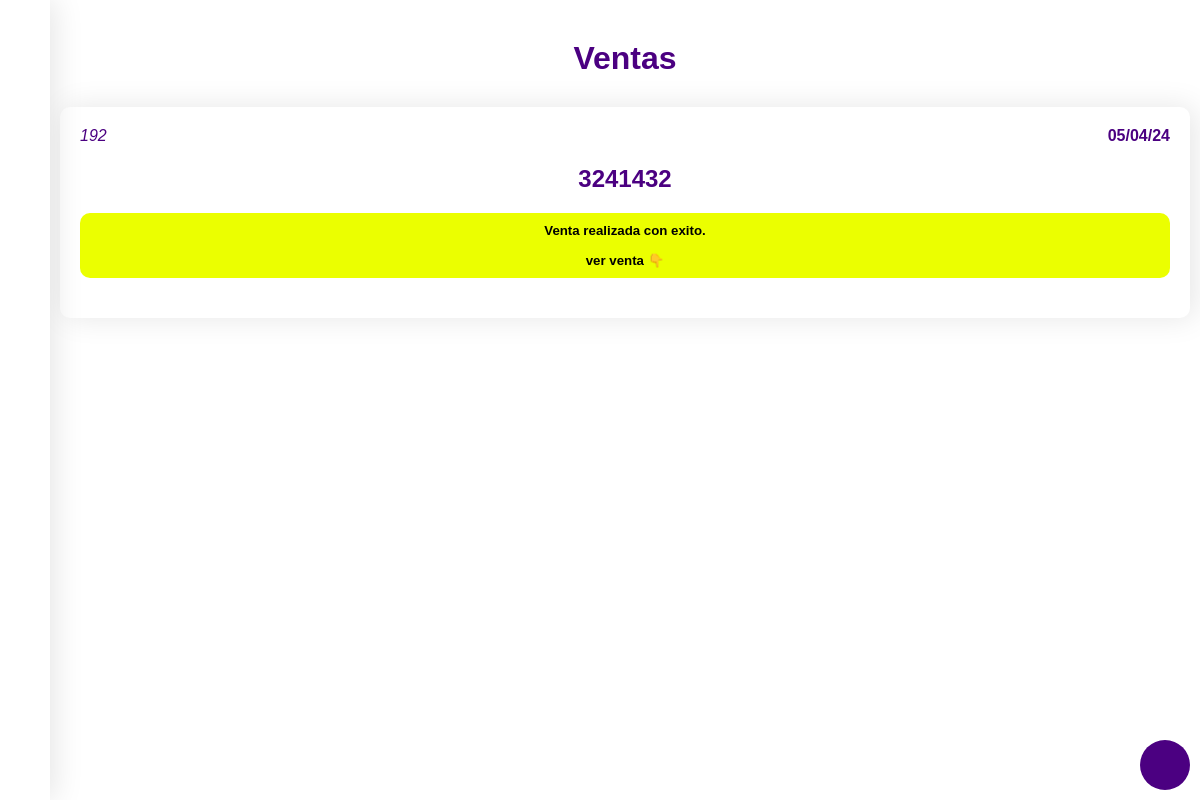
/ventas/ (signed in), run on an earlier commit of the app's database.
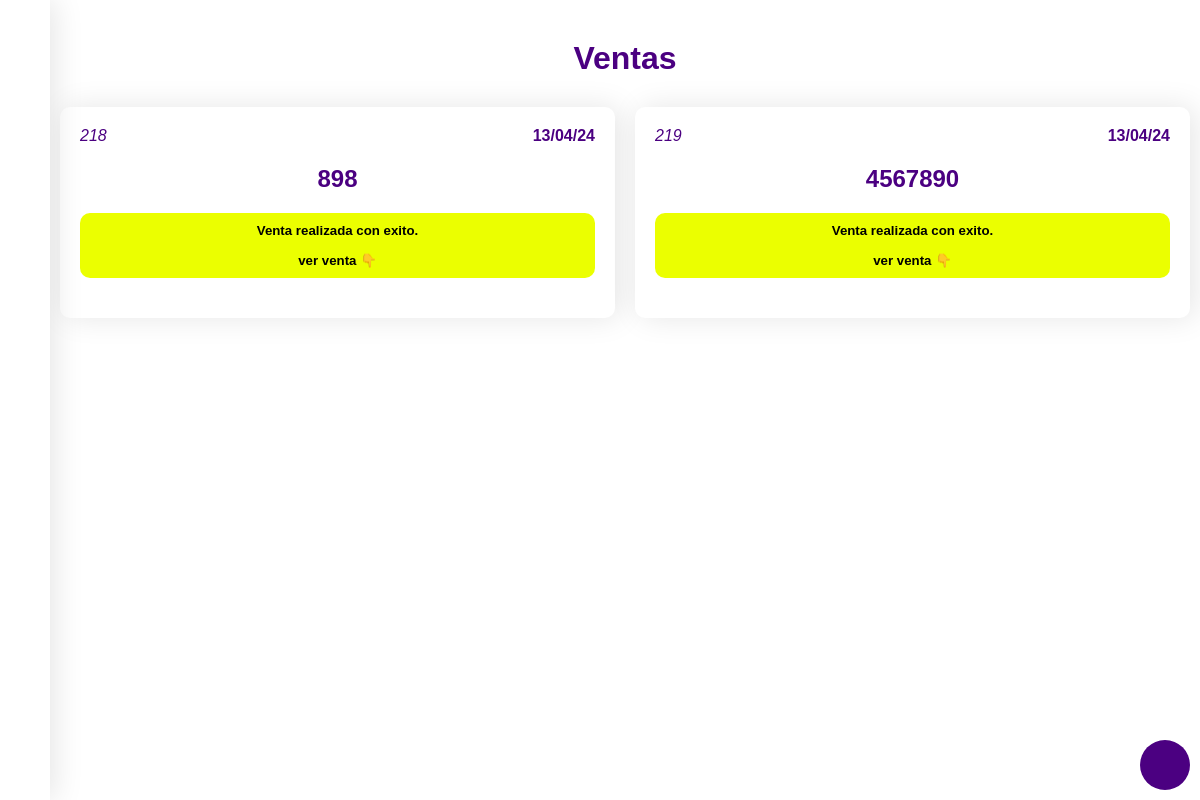
And on a later commit of the database.
### ventas/models.py (models this page shows)
class Factura(models.Model):
    codigo = models.AutoField(primary_key=True)
    nombre_factura = models.CharField(max_length=50)
    fecha_factura = models.DateTimeField(auto_now_add=True)
    def __str__(self):
            return self.nombre_factura

### ventas/views.py (the view)
# urls.py: path('ventas/', login_required(views.PageVentas), name="PageVentasLink"),
@login_required
def PageVentas(request):
    if request.method == 'POST':
        factura = FacturaForm(request.POST)
        if factura.is_valid():
            fac = factura.save()
            return redirect('crearVentaLink',fac.codigo)
    facturas_con_ventas = Factura.objects.filter(venta_productos_factura__isnull=False).distinct()
    formulario_fac = FacturaForm()
    context={
        'fact':facturas_con_ventas,
        'form_fac':formulario_fac,
    }
    return render(request,"Ventas-templates/venta.html",context)

### ventas/templates/Ventas-templates/venta.html (shortened to what this page needs)
{% extends 'base.html' %}
{% load static %}
{% block content %}
<button class="btn-abrir" >
</button>
    <div class="seccion-ventas">
        <h1>ventas</h1>
        <div class="cards">
            {% if fact %}
            {% for fac in fact %}
            <section class="facturas-cards">
                <div class="cards-header">
                    <i>{{fac.codigo}}</i>
                    <b>{{fac.fecha_factura|date:"d/m/y"}}</b>
                </div>
                <div class="cards-titulo">
                    <h2>{{fac}}</h2>
                </div>
                <div class="card-info">
                    <h5>Venta realizada con exito. <br><br>
                    ver venta 👇</h5>
                </div>
            </section>
            {% endfor  %}
            {% else %}
                <li class="noFacturas">No hay facturas</li>
            {% endif %}
        </div>
    </div>
{% endblock %}

### ventas/templates/base.html (shortened to what this page needs)
{% load static %}
<html lang="en">
<head>
  <link rel="stylesheet" href="{% static 'css/style.css' %}">
  <link rel="stylesheet" href="https://cdn.jsdelivr.net/npm/@tabler/icons-webfont@2.47.0/tabler-icons.min.css">
  <link href="https://cdn.jsdelivr.net/npm/tom-select@2.3.1/dist/css/tom-select.css" rel="stylesheet">
</head>
<body>
     <section class="sidebar">
      <div class="logo_content">
        <i class="ti ti-menu-2"  id='btn'></i>
      </div>
      <ul class="nav">
        <li>
          <a href="{% url 'PageInicioLink' %}">
            <i class="ti ti-Home"></i>
          </a>
        </li>
        <li>
          <a href="{% url 'PageVentasLink' %}">
            <i class="ti ti-shopping-cart"></i>
          </a>
        </li>
        <li>
          <a href="{% url 'PageProductosLink' %}">
            <i class="ti ti-building-store"></i>
          </a>
        </li>
        <li>
          <a href="{% url 'reportesPageLink' %}">
            <i class="ti ti-businessplan"></i>
          </a>
        </li>
        <li>
          <a href="{% url 'PageEstadisticasLink' %}">
            <i class="ti ti-brand-google-analytics"></i>
          </a>
        </li>
        <li>
          <a href="{% url 'historialPageLink' %}">
            <i class="ti ti-sitemap"></i>
          </a>
        </li>
        <li>
        </li>
      </ul>
    </section>
    <section class="contenido">
      {% block content %}{% endblock %}
    </section>
<body>
</html>

### ventas/static/css/style.css (style rules this page uses)
* { font-family: "Poppins", sans-serif; margin: 0; padding: 0; box-sizing: border-box; }
body { position: relative; min-height: 100vh; width: 100%; background: #e7e9f5; position: relative; }
:root { --color1:#FFFFFF; --color2:#4B0081; --color3:#EBFF00; }
.sidebar { position: fixed; top: 0; left: 0; width: 50px; background: var(--color1); padding: 6px 0px; height: 100%; box-shadow: 5px 0 30px rgba(0, 0, 0, 0.1); transition: all 0.5s ease; overflow: hidden; z-index: 10; }
.sidebar #btn { position: absolute; color: var(--color2); left: 50%; top: 6px; font-size: 20px; height: 50px; width: 50px; text-align: center; line-height: 50px; transform: translate(-50%); }
.sidebar i { height: 50px; min-width: 50px; border-radius: 12px; line-height: 50px; text-align: center; font-size: 25px; }
.sidebar ul { margin-top: 20px; }
.sidebar ul li { position: relative; height: 50px; width: 100%; margin: 0; list-style: none; line-height: 50px; }
.sidebar ul li a { color:var(--color2); display: flex; text-decoration: none; align-items: center; border-radius: 20px; font-size: 13px; white-space: nowrap; transition: all 0.4s ease; }
.contenido { margin-left: 50px; background-color:var(--color1); min-height: 100vh; padding: 10px; }
.btn-abrir { width: 50px; height: 50px; background-color: var(--color2); padding: 20px; border-radius: 50px; display: flex; justify-content: center; align-items: center; position: fixed; bottom: 10px; right: 10px; border: none; color: var(--color1); }
.seccion-ventas h1 { text-transform: capitalize; text-align: center; color: var(--color2); font-size: xx-large; padding: 30px; }
.cards { display: flex; flex-wrap: wrap; gap: 20px; }
.facturas-cards { box-shadow: 5px 0 30px rgba(0, 0, 0, 0.1); flex-grow: 1; width: 200px; background-color:var(--color1); padding: 20px; display: flex; flex-direction: column; align-items: center; gap: 20px; border-radius: 10px; }
.cards-header { width: 100%; display: flex; justify-content: space-between; align-items: center; color: var(--color2); }
.cards-titulo { text-align: center; text-transform: capitalize; color: var(--color2); }
.card-info { border-radius: 10px; background-color: var(--color3); width: 100%; padding: 10px; text-align: center; }

What changed in the data, as far as the page shows it:
removed Factura: codigo "192", fecha_factura "05/04/24", nombre_factura "3241432"
added Factura: codigo "218", fecha_factura "13/04/24", nombre_factura "898"
added Factura: codigo "219", fecha_factura "13/04/24", nombre_factura "4567890"
